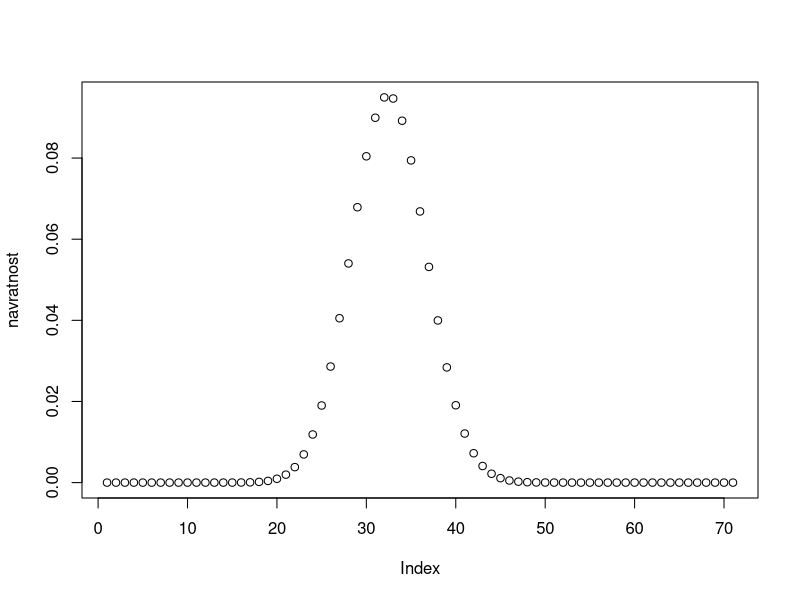

Source code (R):
# 1
navratnost = dbinom(x= 0:70, size = 70, prob = 0.45)
plot(navratnost)

# 2
set.seed(117)
d=(34.65-31.5)/1
install.packages("pwr")
library(pwr)

pwr.t.test(n = 10, 
           d = d,
           sig.level = 0.05, 
           power = NULL, 
           type = "one.sample",
           alternative = "greater")

# alternativa
p = NULL
for(i in 1:10000){
  data = rnorm(n = 10, mean = 34.65, sd = 3)
  test = t.test(x = data, mu = 31.5, alternative = "greater")
  p[i] = test$p.value
}
  
length(p[p<=0.05])/10000
p

# 4
# H0: akltivita neroste s velikosti ocasu (r<=0)
# H1: pozitivni korelace, akltivita roste s velikosti ocasu (r>0)

set.seed(117)
aktivita = sample(x = 1:10, size = 70, replace = T)
ocas = rnorm(n = 70, mean = 113, sd = 6)
sd
  # test normality rozdeleni
  shapiro.test(aktivita) # <0.05
  shapiro.test(ocas) # >0.05
  # zamitame -> spearman
cor.test(aktivita, ocas, method = "spearman", alternative = "greater")
# p = 0.59>0.05, H0 nezamitame
cor(rank(aktivita), rank(ocas))
# r = -0.027
#___________________________________________________________________________
# tohle uz neni z toho ukazkoveho
# 1
1 - pbinom(q = 7, size = 10, prob = 7/10)

set.seed(18)
vel_duse = rnorm(n = 40, mean = 11, sd = 2.7)
pocet_skutku = rpois(n = 40, lambda = 125)
shapiro.test(vel_duse)
shapiro.test(pocet_skutku)
cor(rank(pocet_skutku), rank(vel_duse))
cor.test(pocet_skutku, vel_duse, method = "spearman", alternative = "greater")
